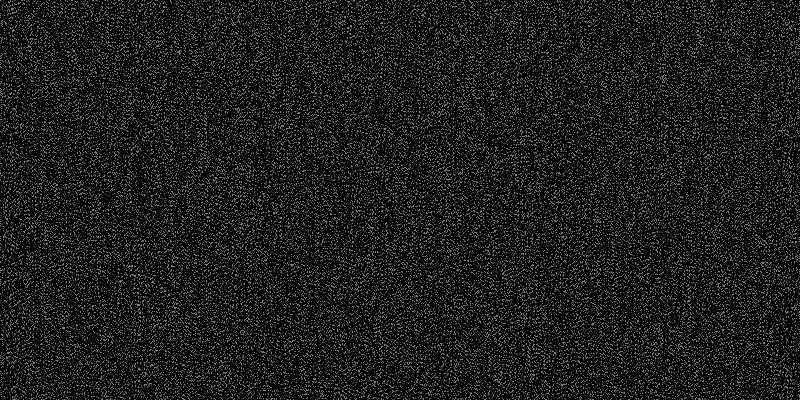
#> input picture Images/e-09413.png, 800 x 400 px, given in place of tti.png, which was not available
$ python sl_tr.py
#> lines starting #> are read from the running program, lines starting #| are printed output that depends on the picture; pictures that were not available may be replaced by others from this repository, and a replacement may not be noted
# 8 bit slicing
import numpy as np
import cv2
from PIL import Image

import getpass
import os
import random
import sys
from datetime import datetime
from itertools import cycle
try:
    import numpy as np
    from PIL import Image
    from PIL import UnidentifiedImageError
except ModuleNotFoundError:
    print('Enter the command: pip install pillow numpy')
    sys.exit()

# Read the image in greyscale
img = cv2.imread('tti.png',0)
#> img is the input picture: shape (400, 800); min 0, max 128, mean 31.7

#Iterate over each pixel and change pixel value to binary using np.binary_repr() and store it in a list.
lst = []
print(img.shape[0], img.shape[1])
#| 400 800
for i in range(img.shape[0]):
    for j in range(img.shape[1]):
        # [4 lines of commented-out code are left out]
         lst.append(np.binary_repr(img[i][j] ,width=8)) # width = no. of bits
#> after the loop, lst = 320000 items


# We have a list of strings where each string represents binary pixel value. To extract bit planes we need to iterate over the strings and store the characters corresponding to bit planes into lists.
# Multiply with 2^(n-1) and reshape to reconstruct the bit image.
eight_bit_img = (np.array([int(i[0]) for i in lst],dtype = np.uint8) * 128).reshape(img.shape[0],img.shape[1])
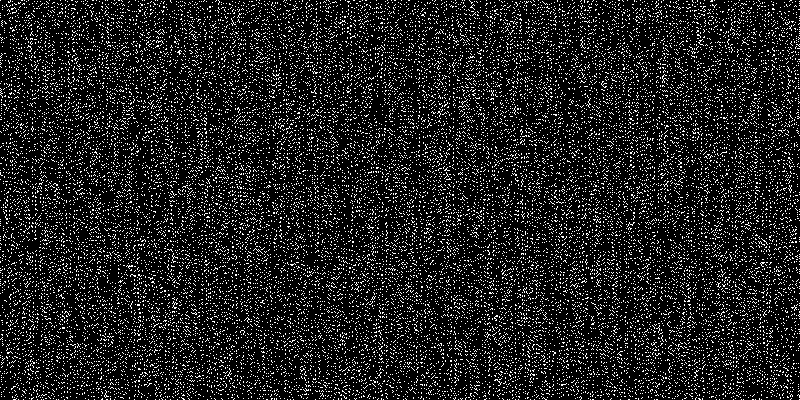
#> eight_bit_img: shape (400, 800); values 0 (black) and 128 (white), 12.4% white in thin lines or dots

seven_bit_img = (np.array([int(i[1]) for i in lst],dtype = np.uint8) * 64).reshape(img.shape[0],img.shape[1])
#> seven_bit_img: shape (400, 800); values 0 (black) and 64 (white), 12.4% white in thin lines or dots
six_bit_img = (np.array([int(i[2]) for i in lst],dtype = np.uint8) * 32).reshape(img.shape[0],img.shape[1])
#> six_bit_img: shape (400, 800); values 0 (black) and 32 (white), 12.4% white in thin lines or dots
five_bit_img = (np.array([int(i[3]) for i in lst],dtype = np.uint8) * 16).reshape(img.shape[0],img.shape[1])
#> five_bit_img: shape (400, 800); values 0 (black) and 16 (white), 12.4% white in thin lines or dots
four_bit_img = (np.array([int(i[4]) for i in lst],dtype = np.uint8) * 8).reshape(img.shape[0],img.shape[1])
#> four_bit_img: shape (400, 800); values 0 (black) and 8 (white), 12.4% white in thin lines or dots

three_bit_img = (np.array([int(i[5]) for i in lst],dtype = np.uint8) * 4).reshape(img.shape[0],img.shape[1])
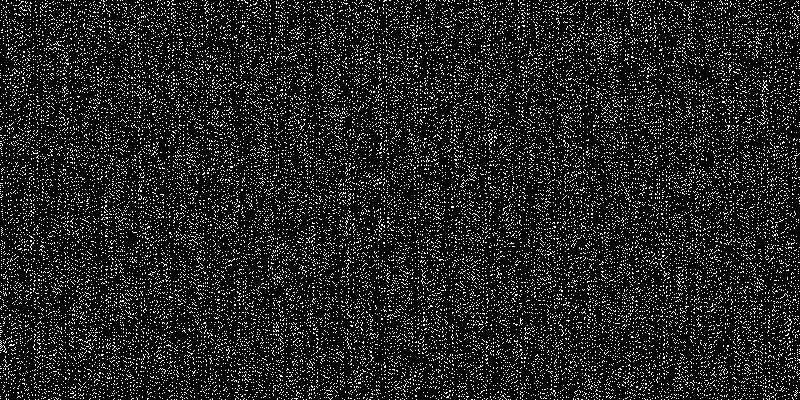
#> three_bit_img: shape (400, 800); values 0 (black) and 4 (white), 12.4% white in thin lines or dots
two_bit_img = (np.array([int(i[6]) for i in lst],dtype = np.uint8) * 2).reshape(img.shape[0],img.shape[1])
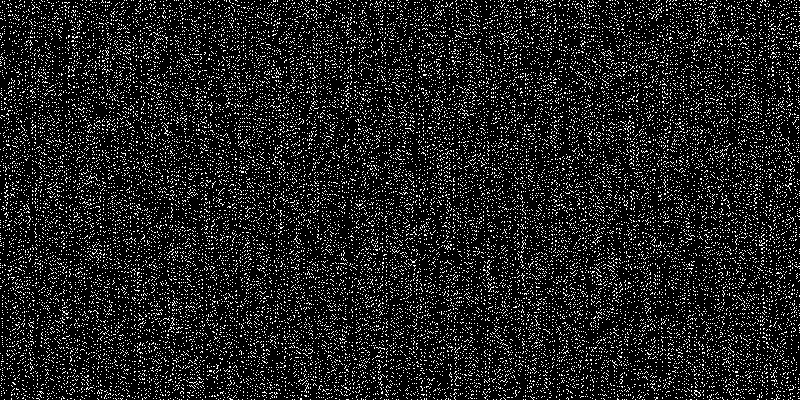
#> two_bit_img: shape (400, 800); values 0 (black) and 2 (white), 12.4% white in thin lines or dots
one_bit_img = (np.array([int(i[7]) for i in lst],dtype = np.uint8) * 1).reshape(img.shape[0],img.shape[1])
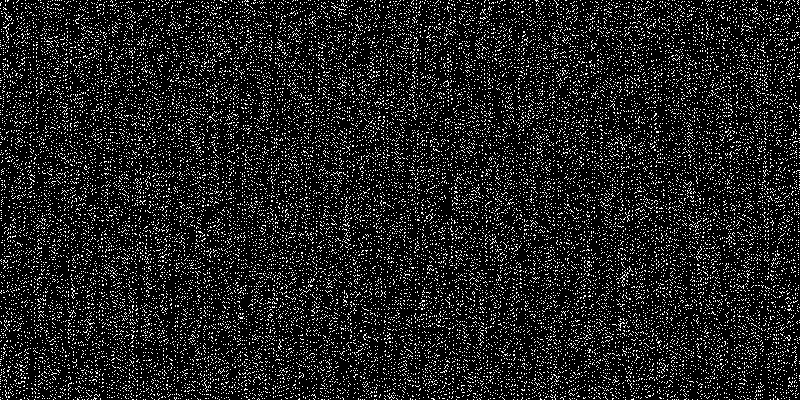
#> one_bit_img: shape (400, 800); values 0 (black) and 1 (white), 12.4% white in thin lines or dots

#Concatenate these images for ease of display using cv2.hconcat()
finalr = cv2.hconcat([eight_bit_img,seven_bit_img,six_bit_img,five_bit_img])
finalv =cv2.hconcat([four_bit_img,three_bit_img,two_bit_img,one_bit_img])
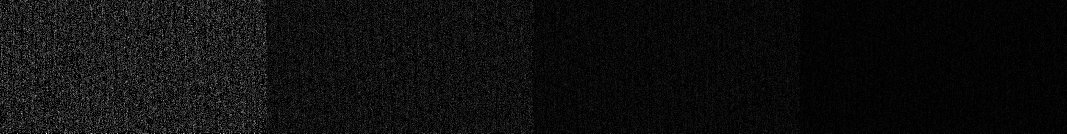
#> finalv: shape (400, 3200) (shown at 1/3 size); min 0, max 8, mean 0.466; drawn with min black and max white

# Vertically concatenate
final = cv2.vconcat([finalr,finalv])
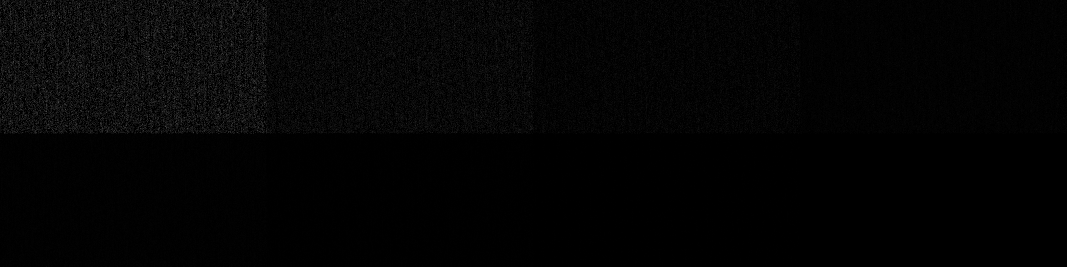
#> final: shape (800, 3200) (shown at 1/3 size); min 0, max 128, mean 4

# transposition of sliced image
fi=cv2.transpose(final)
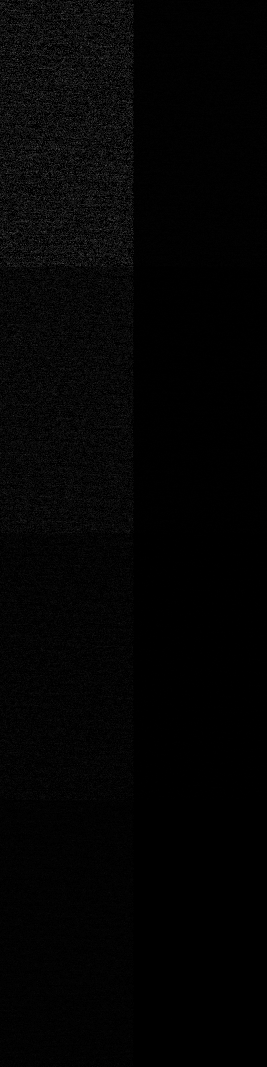
#> fi: shape (3200, 800) (shown at 1/3 size); min 0, max 128, mean 4

cv2.imshow('Sliced Image',fi)
cv2.waitKey(0)
cv2.imwrite("sliced.png", final)
# [149 lines of commented-out code are left out]

$ run again, on Images/e-21483.png
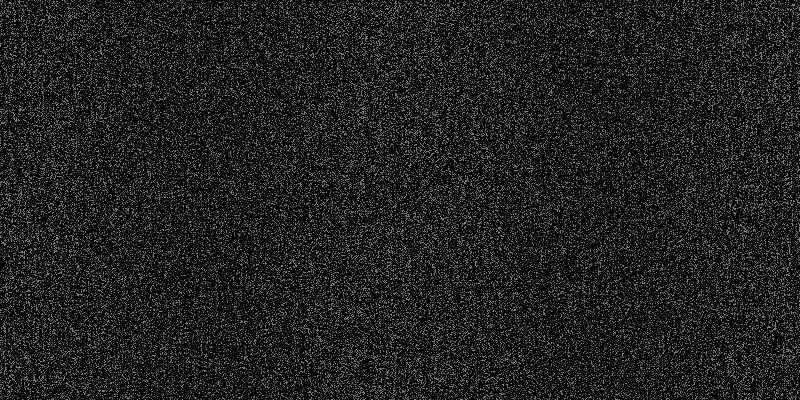
#> input picture Images/e-21483.png, 800 x 400 px, given in place of tti.png, which was not available
#> img is the input picture: shape (400, 800); min 0, max 128, mean 31.7
#| 400 800
#> after the loop `for i in range(img.shape[0]):`: lst = 320000 items
#> `eight_bit_img = (np.array([int(i[0]) for i in lst],dtype = np.uint8) *..`:
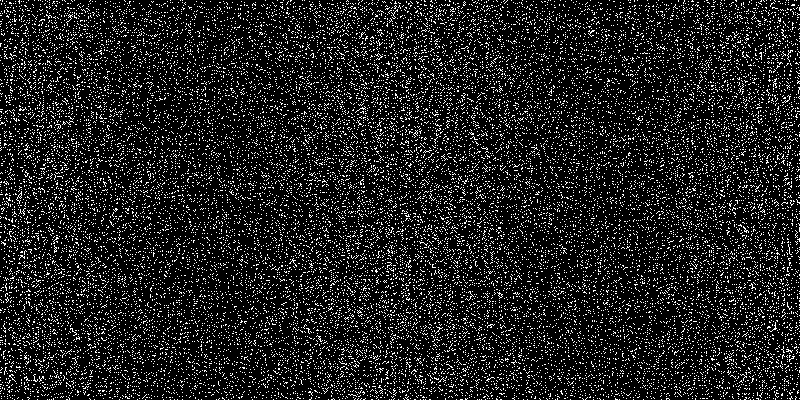
#> eight_bit_img: shape (400, 800); values 0 (black) and 128 (white), 12.4% white in thin lines or dots
#> seven_bit_img: shape (400, 800); values 0 (black) and 64 (white), 12.4% white in thin lines or dots
#> six_bit_img: shape (400, 800); values 0 (black) and 32 (white), 12.4% white in thin lines or dots
#> five_bit_img: shape (400, 800); values 0 (black) and 16 (white), 12.4% white in thin lines or dots
#> four_bit_img: shape (400, 800); values 0 (black) and 8 (white), 12.4% white in thin lines or dots
#> three_bit_img: shape (400, 800); values 0 (black) and 4 (white), 12.5% white in thin lines or dots
#> two_bit_img: shape (400, 800); values 0 (black) and 2 (white), 12.5% white in thin lines or dots
#> one_bit_img: shape (400, 800); values 0 (black) and 1 (white), 12.4% white in thin lines or dots
#> `finalv =cv2.hconcat([four_bit_img,three_bit_img,two_bit_img,one_bit_im..`:
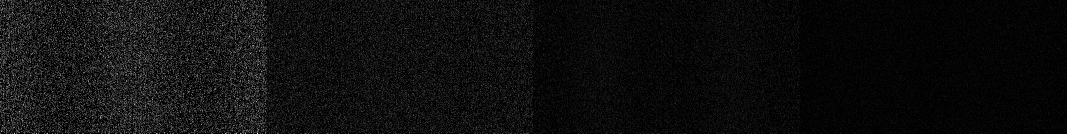
#> finalv: shape (400, 3200) (shown at 1/3 size); min 0, max 8, mean 0.467; drawn with min black and max white
